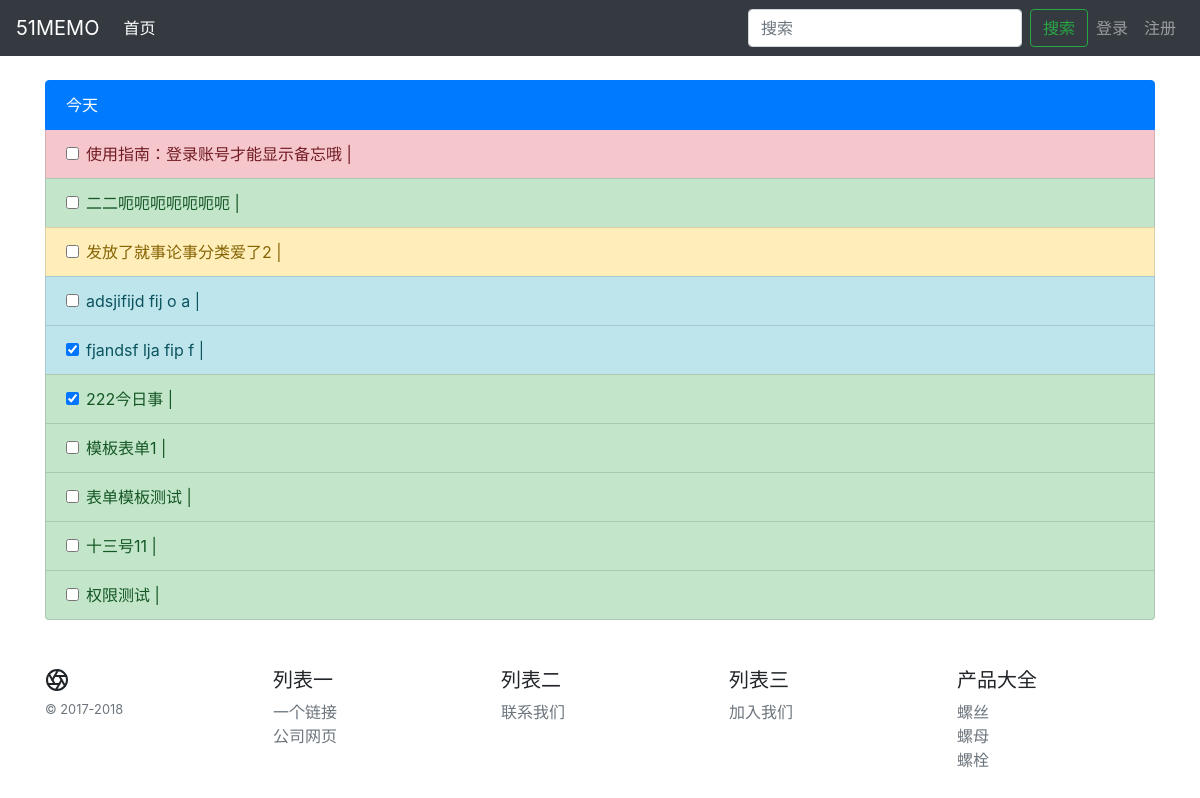
The app's page /query (signed in) with its own data.
### todo/models.py (models this page shows, shortened)
class Todo(models.Model):
    IMPORTANT_CHOICE = (
        ('1', '不重要不紧急'),
        ('2', '重要不紧急'),
        ('3', '不重要但紧急'),
        ('4', '重要且紧急'),
    )
    CLASS_DICT = {
        IMPORTANT_CHOICE[0][0]: 'success',
        IMPORTANT_CHOICE[1][0]: 'warning',
        IMPORTANT_CHOICE[2][0]: 'info',
        IMPORTANT_CHOICE[3][0]: 'danger',
    }
    FINISH_STATUS = (
    ('doing', '进行中'),
    ('done', '已完成'),
    )
    title = models.CharField(max_length=50)
    content = models.TextField()
    created = models.DateField(auto_now_add=True)
    duedate = models.DateField(default=timezone.now)
    important = models.CharField(choices=IMPORTANT_CHOICE, max_length=10, default='4')
    finish = models.CharField(max_length=10, choices=FINISH_STATUS, default="doing")
    class_type = models.CharField(max_length=50, default='success')
    author = models.ForeignKey(User, default=2, on_delete=models.CASCADE)
    def get_class_type(self):
        return self.CLASS_DICT[self.important]

### siteinfo/models.py (models this page shows, shortened)
class Col(models.Model):
    title = models.CharField(max_length=50, default='col1')
    footer = models.ForeignKey('Footer', on_delete=models.CASCADE)

class Item(models.Model):
    title = models.CharField(max_length=20)
    url = models.URLField()
    col = models.ForeignKey('Col', on_delete=models.CASCADE)

### todo/views.py (the view)
# urls.py: path('query', views.TodoQueryView.as_view(), name='query'),
class TodoQueryView(ListView):
    model = Todo
    template_name = 'todo/query_page.html'
    context_object_name = 'todo_query_list'
    def get_queryset(self):
        queryset = super().get_queryset()
        query = self.request.GET.get('q')
        if self.request.user.is_authenticated:
            if query:
                return queryset.filter(
                    Q(title__icontains=query) |
                    Q(content__icontains=query)
                ).distinct()
        else:
            queryset = ''
        return queryset
    def get_context_data(self, *args, **kwargs):
        context = super().get_context_data(**kwargs)
        context['siteinfo'] = {
            'footer' : Footer.objects.all().first(),
            'banner' : Banner.objects.all().first()
        }
        return context

### todo/templates/todo/query_page.html (shortened to what this page needs)
{% extends 'todo/base.html' %}
{% load humanize %}
{% load static %}
{% block content %}
<div class="container">
    {% if todo_query_list %}
    <div class="row">
        <div class="col">
            <ul class="list-group">
                <li class="list-group-item  list-group-item-action active">今天</li>
                {% for todo in todo_query_list %}
                <li class="list-group-item list-group-item-{{ todo.get_class_type }}">
                    <div class="row">
                        <div class="col">
                            <div class="form-check">
                                <input class="form-check-input" type="checkbox" value="{{ todo.title }}"
                                    data-id="{{ todo.id }}" {% if todo.finish == 'done' %} checked {% endif %}>
                                <label class="form-check-label" for="{{ todo.id }}">
                                    {{ todo.title }} | {{ todo.updated | naturalday}}
                                </label>
                            </div>
                        </div>
                        <div class="col">
                        </div>
                    </div>
                </li>
                {% endfor %}
        </div>
    </div>
    {% else %}
    <p>没有符合条件的结果。</p>
    {% endif %}
</div>
{% endblock %}

### todo/templates/todo/base.html (shortened to what this page needs)
{% load humanize %}
{% load static %}
<!DOCTYPE html>
<html lang="cn-zh">
<head>
    <link rel="stylesheet" href="{% static 'css/bootstrap.css' %}">
    <link rel="stylesheet" href="{% static 'css/memo.css' %}">
</head>
<body>
    <nav class="navbar navbar-expand-md navbar-dark bg-dark fixed-top">
        <a class="navbar-brand" href="{% url 'todo:home' %}">51MEMO</a>
        <div class="collapse navbar-collapse" id="navbarsExampleDefault">
            <ul class="navbar-nav mr-auto">
                <li class="nav-item active">
                    <a class="nav-link" href="{% url 'todo:home' %}">首页 <span class="sr-only">(current)</span></a>
                </li>
            </ul>
            <form class="form-inline my-2 my-lg-0" method="GET" action="{% url 'todo:query' %}">
                <input class="form-control mr-sm-2" type="text" placeholder="搜索" aria-label="Search" name="q"
                    value="{{ request.GET.q }}">
                <button class="btn btn-outline-success my-2 my-sm-0" type="submit">搜索</button>
            </form>
            {% if current_user.is_login %}
            <ul class="navbar-nav">
                <li class="nav-item">
                    <a class="nav-link" href="{% url 'todo:home' %}">{{ current_user.user }}<span class="sr-only">(current)</span></a>
                </li>
                <li class="nav-item">
                    <a class="nav-link" href="{% url 'accounts:logout' %}">退出</a>
                </li>
            </ul>
            {% else %}
                <ul class="navbar-nav">
                    <li class="nav-item {% block login_active %}{% endblock %}">
                        <a class="nav-link" href="{% url 'accounts:login' %}">登录 <span class="sr-only">(current)</span></a>
                    </li>
                    <li class="nav-item {% block register_active %}{% endblock %}">
                        <a class="nav-link" href="{% url 'accounts:register' %}">注册</a>
                    </li>
                </ul>
            {% endif %}
        </div>
    </nav>
    {% block content %}
    {% endblock %}
    <footer class="container py-5">
        <div class="row">
            <div class="col-12 col-md">
                <small class="d-block mb-3 text-muted">&copy; 2017-2018</small>
            </div>
            {% for col in siteinfo.footer.col_set.all %}
            <div class="col-6 col-md">
                <h5>{{ col.title }}</h5>
                <ul class="list-unstyled text-small">
                    {% for item in col.item_set.all %}
                    <li><a class="text-muted" href="{{item.url}}">{{ item.title }}</a></li>
                    {% endfor %}
                </ul>
            </div>
            {% endfor %}
        </div>
    </footer>
</body>
</html>

### static/css/memo.css (style rules this page uses)
body { padding-top: 5rem; }

### records on screen
Todo: title "使用指南：登录账号才能显示备忘哦"
Todo: title "二二呃呃呃呃呃呃呃"
Todo: title "发放了就事论事分类爱了2"
Todo: title "adsjifijd fij o a"
Todo: finish "☑", title "fjandsf lja fip f"
Todo: finish "☑", title "222今日事"
Todo: title "模板表单1"
Todo: title "表单模板测试"
Todo: title "十三号11"
Todo: title "权限测试"
Col: title "列表一"
Item: title "一个链接"
Item: title "公司网页"
Col: title "列表二"
Item: title "联系我们"
Col: title "列表三"
Item: title "加入我们"
Col: title "产品大全"
Item: title "螺丝"
Item: title "螺母"
Item: title "螺栓"
